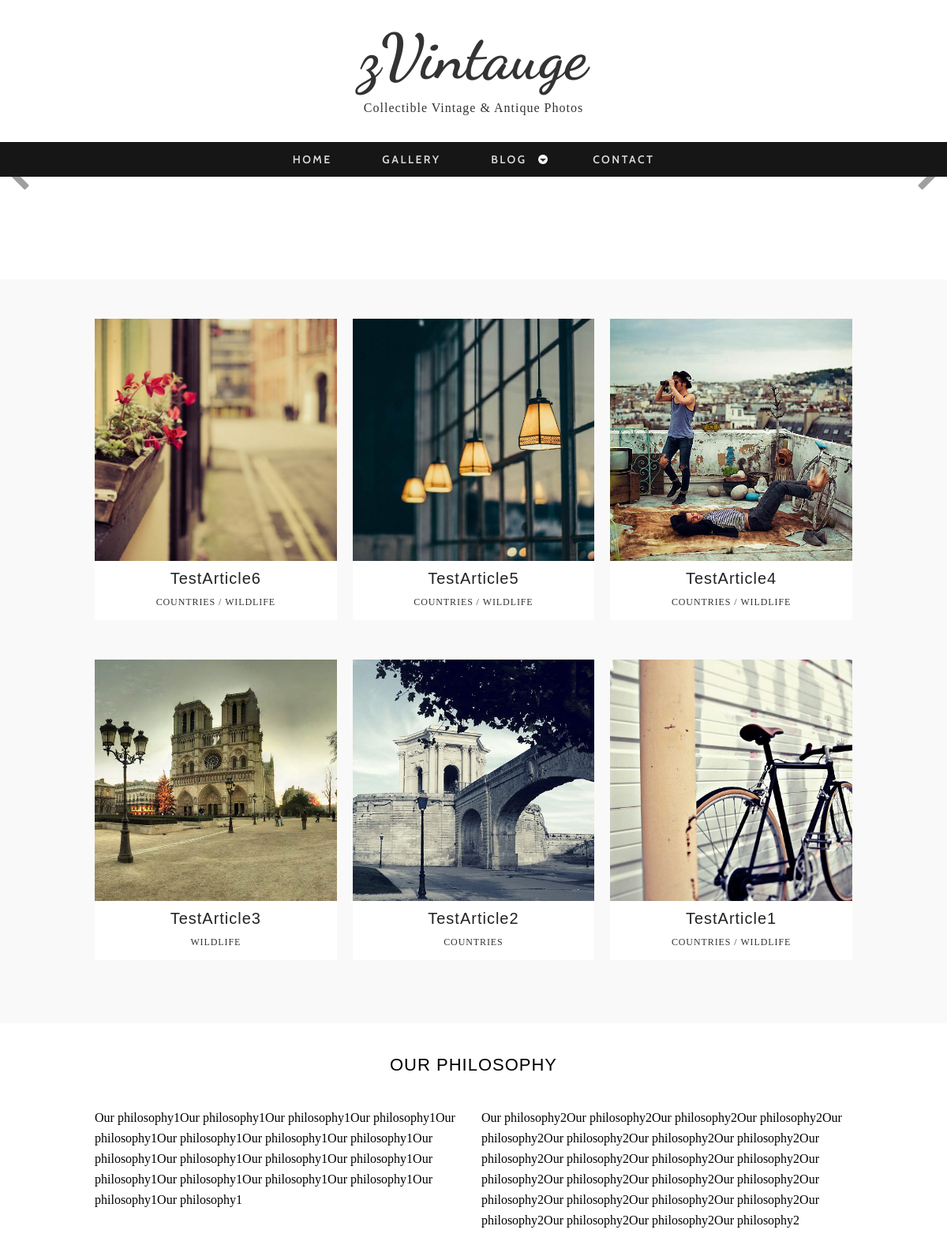
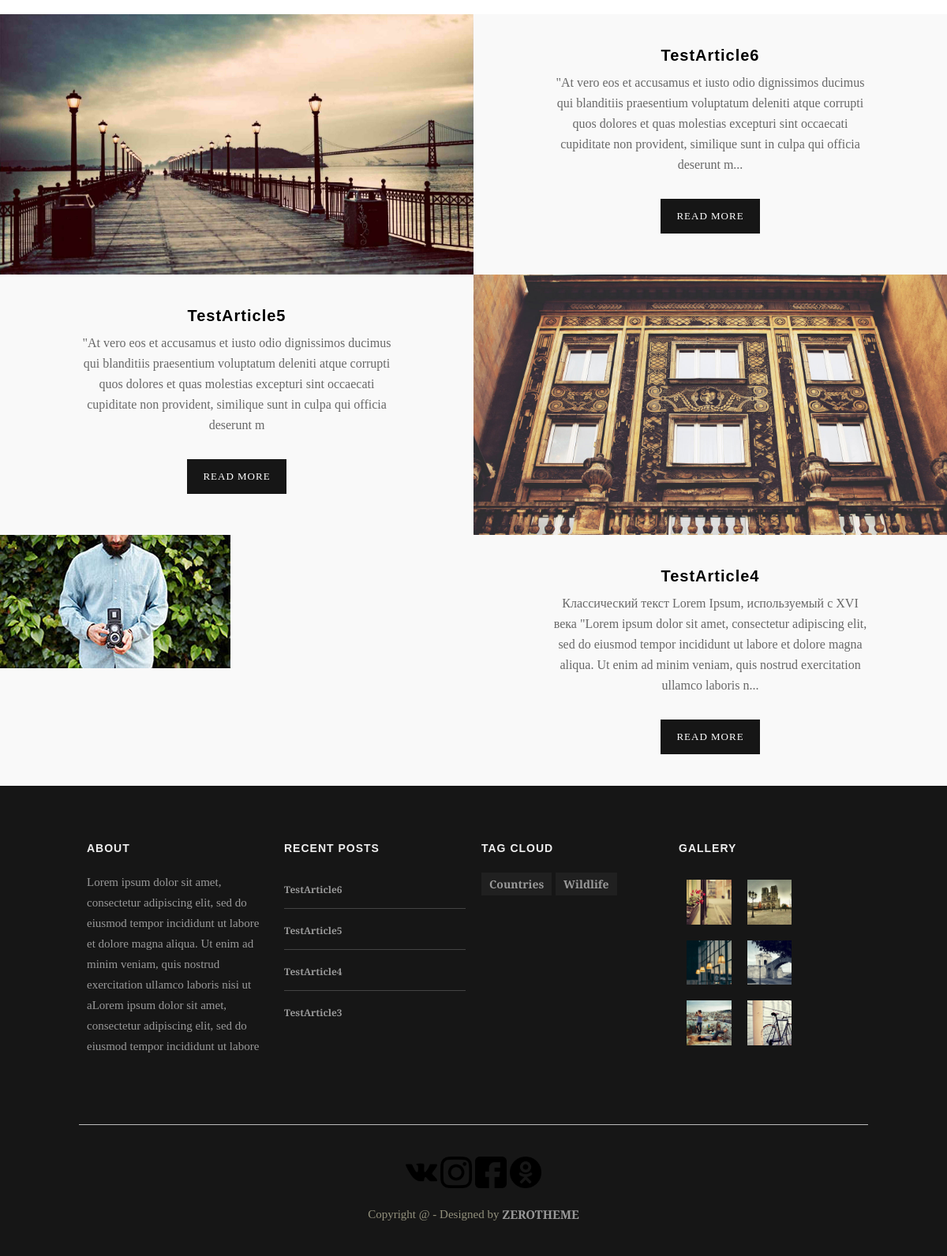
The page / on the database its author committed (2 pictures, top to bottom).
### blog/models.py (models this page shows, shortened)
class Article(models.Model):
	category = models.ManyToManyField(
		Category,
		related_name='article'
	)
	create_at = models.DateTimeField(auto_now_add=True)
	author = models.ForeignKey(
		User,
		related_name='articles',
		on_delete=models.CASCADE
	)
	tags = models.ManyToManyField(
		Tags,
		related_name='article'
	)
	title = models.CharField(max_length=150)
	image = models.ImageField(upload_to='articles/')
	gallery_img1 = models.ImageField(upload_to='articles/gallery_img', default='')
	gallery_img2 = models.ImageField(upload_to='articles/gallery_img', default='')
	text = models.TextField()
	slug = models.SlugField(max_length=200, default='', unique=True)
	def get_absolute_url(self):
		context = self.category.all()
		cat_slug = str(context[0]).lower()
		return reverse('article_detail', kwargs={'slug': cat_slug, 'article_slug': self.slug})

class Tags(models.Model):
	name = models.CharField(max_length=50)
	slug = models.SlugField(max_length=100)

### contact/models.py (models this page shows, shortened)
class OurPhilosophy(models.Model):
	name = models.CharField(max_length=100, default='Our Philosophy')
	par1 = models.TextField()
	par2 = models.TextField()

class About(models.Model):
	name = models.CharField(max_length=100, default='About')
	main_about = RichTextField(max_length=500)
	footer_about = models.TextField(max_length=300)

class Social(models.Model):
	name = models.CharField(max_length=50)
	url = models.URLField()
	icon = models.ImageField(upload_to='social/')

### blog/views.py (the view)
# urls.py: path('', views.HomeView.as_view(), name='home'),
class HomeView(ListView):
	model = Article
	template_name = 'blog/home.html'
	paginate_by = 3

### blog/models.py (called while the page is built)
	def __str__(self):
		return self.name

### blog/templatetags/menu_tags.py (called while the page is built)
def get_all_categories():
	return Category.objects.all()

@register.inclusion_tag('blog/include/tags/top_menu.html')
def get_categories():
	cats = get_all_categories()
	return {'list_of_cats': cats}

@register.simple_tag()
def get_last_nine_articles():
	return Article.objects.prefetch_related(Prefetch('category', queryset=Category.objects.select_related('parent'))).order_by('-id')[:9]

@register.simple_tag()
def get_last_four_articles():
	return Article.objects.prefetch_related('tags', 'category').order_by('-id')[:4]

@register.simple_tag()
def get_tags():
	return Tags.objects.all()

@register.simple_tag()
def get_last_three_articles():
	return Article.objects.prefetch_related('tags','category').order_by('-id')[:3]

@register.inclusion_tag('blog/include/tags/gallery_tag.html')
def get_gallery():
	articles = Article.objects.prefetch_related('tags', 'category').order_by('-id')[:6]
	return {'article_list': articles}

### contact/templatetags/social_tags.py (called while the page is built)
@register.simple_tag()
def get_philosophy():
	return OurPhilosophy.objects.last()

@register.simple_tag()
def get_about():
	return About.objects.last()

@register.simple_tag()
def get_socials():
	return Social.objects.all()

### gallery/templatetags/gallery_tags.py (called while the page is built)
@register.inclusion_tag('gallery/include/tags/slider_tag.html')
def get_slider():
	photos = GalleryPhoto.objects.all()
	return {'photos': photos}

### templates/blog/home.html (shortened to what this page needs)
{% extends 'base.html' %}
{% load menu_tags social_tags gallery_tags static cache %}
{% block content %}
{% cache 60 home %}
<section id="container">
	<div class="wrap-container">
		<section class="content-box box-1">
			<div class="zerogrid">
				<div class="wrap-box">
				</div>
			</div>
		</section>
		{% get_gallery %}
		<section class="content-box box-3">
			<div class="zerogrid">
				{% get_philosophy as philo %}
				<div class="wrap-box">
					<div class="box-header">
						<h2>{{ philo.name|upper }}</h2>
					</div>
					<div class="box-content">
						<div class="row">
							<div class="col-1-2">
								<div class="wrap-col">
									<p>{{ philo.par1 }}</p>
								</div>
							</div>
							<div class="col-1-2">
								<div class="wrap-col">
									<p>{{ philo.par2 }}</p>
								</div>
							</div>
						</div>
					</div>
				</div>
			</div>
		</section>
		<section class="content-box box-style-1 box-4">
			<div class="zerogrid" style="width: 100%">
				<div class="wrap-box">
					{% get_last_three_articles as article_list %}
					{% for article in article_list %}
						{% if forloop.counter == 2 %}
							<div class="row">
								<article>
									<div class="col-1-2 f-right">
										<img src="{{ article.image.url }}" alt="">
									</div>
									<div class="col-1-2">
										<div class="entry-content t-center">
											<h3>{{ article.title }}</h3>
											<p>{{ article.text|slice:"250" }}</p>
											<a class="button" href="{{ article.get_absolute_url }}">Read More</a>
										</div>
									</div>
								</article>
							</div>
						{% else %}
							<div class="row">
								<article>
									<div class="col-1-2">
										<img src="{{ article.image.url }}" alt="ta1">
									</div>
									<div class="col-1-2">
										<div class="entry-content t-center">
											<h3>{{ article.title }}</h3>
											<p>{{ article.text|slice:"250" }}...</p>
											<a class="button" href="{{ article.get_absolute_url }}">Read More</a>
										</div>
									</div>
								</article>
							</div>
						{% endif %}
					{% endfor %}
				</div>
			</div>
		</section>
	</div>
</section>
{% endcache %}
{% endblock content %}

### templates/base.html (shortened to what this page needs)
<!DOCTYPE html>
{% load static %}
<html lang="en">
<head>
  	<link rel="stylesheet" href="{% static 'css/zerogrid.css' %}">
	<link rel="stylesheet" href="{% static 'css/style.css' %}">
    <link href="{% static 'font-awesome/css/font-awesome.min.css' %}" rel="stylesheet" type="text/css">
	<link rel="stylesheet" href="{% static 'css/menu.css' %}">
    <link href="{% static 'owl-carousel/owl.carousel.css' %}" rel="stylesheet">
</head>
<body class="home-page">
	<div class="wrap-body">
		{% include 'header.html' %}
		{% block content %}
		{% endblock content %}
		{% include 'footer.html' %}
	</div>
</body>
</html>

### templates/header.html (shortened to what this page needs)
{% load menu_tags cache %}
{% cache 5000 header %}
<header class="">
	<div class="logo">
		<a href="/">zVintauge</a>
		<span>Collectible Vintage & Antique Photos</span>
	</div>
	<div id="cssmenu" class="align-center">
		<ul>
			<li><a href="{% url 'home' %}"><span>Home</span></a></li>
			<li><a href="{% url 'gallery' %}"><span>Gallery</span></a></li>
			<li class="has-sub"><a href="{% url 'article_list_all' %}"><span>Blog</span></a>
			</li>
			<li class="last"><a href="{% url 'contact' %}"><span>Contact</span></a></li>
		</ul>
	</div>
</header>
{% endcache %}

### templates/blog/include/tags/top_menu.html (shortened to what this page needs)
{% load mptt_tags %}

### templates/blog/include/tags/gallery_tag.html (shortened to what this page needs)
{% load menu_tags %}
<section class="content-box box-style-1 box-2">
	<div class="zerogrid">
		<div class="wrap-box">
			<div class="row">
				{% for article in article_list %}
					{% if forloop.counter < 4 %}
						<div class="col-1-3">
							<div class="wrap-col">
								<article>
									<div class="post-thumbnail-wrap">
										<a href="{{ article.get_absolute_url }}" class="portfolio-box">
										</a>
									</div>
									<div class="entry-header ">
										<h3 class="entry-title">{{ article.title }}</h3>
										<div class="l-tags">
											{% for tag in article.tags.all %}
												{% if forloop.last %}
													<a href="#">{{ tag.name }}</a>
												{% else %}
													<a href="#">{{ tag.name }}</a> /
												{% endif %}
											{% endfor %}
										</div>
									</div>
								</article>
							</div>
						</div>
					{% endif %}
				{% endfor %}
			</div>
			<div class="row">
				{% for article in article_list %}
					{% if forloop.counter > 3 and forloop.counter < 7 %}
						<div class="col-1-3">
							<div class="wrap-col">
								<article>
									<div class="post-thumbnail-wrap">
										<a href="{{ article.get_absolute_url }}" class="portfolio-box">
										</a>
									</div>
									<div class="entry-header ">
										<h3 class="entry-title">{{ article.title }}</h3>
										<div class="l-tags">
											{% for tag in article.tags.all %}
												{% if forloop.last %}
													<a href="#">{{ tag.name }}</a>
												{% else %}
													<a href="#">{{ tag.name }}</a> /
												{% endif %}
											{% endfor %}
										</div>
									</div>
								</article>
							</div>
						</div>
					{% endif %}
				{% endfor %}
			</div>
		</div>
	</div>
</section>

### templates/footer.html (shortened to what this page needs)
{% load menu_tags social_tags cache %}
{% cache 5000 footer %}
<footer>
	<div class="zerogrid wrap-footer">
		{% get_about as about %}
		<div class="row">
			<div class="col-1-4 col-footer-1">
				<div class="wrap-col">
					<h3 class="widget-title">{{ about.name }}</h3>
					<p>
						{{ about.footer_about }}
					</p>
				</div>
			</div>
			<div class="col-1-4 col-footer-2">
				<div class="wrap-col">
					<h3 class="widget-title">Recent Posts</h3>
					{% get_last_four_articles as article_list1 %}
					<ul>
						{% for article in article_list1 %}
							{% if forloop.counter < 5 %}
								<li><a href="{{ article.get_absolute_url }}">{{ article.title }}</a></li>
							{% endif %}
						{% endfor %}
					</ul>
				</div>
			</div>
			<div class="col-1-4 col-footer-3">
				<div class="wrap-col">
					{% get_tags as tags %}
					<h3 class="widget-title">Tag Cloud</h3>
					{% for tag in tags %}
						<a href="#">{{ tag.name }}</a>
					{% endfor %}
				</div>
			</div>
			<div class="col-1-4 col-footer-4">
				<div class="wrap-col">
					<h3 class="widget-title">Gallery</h3>
					<div class="row">
						{% get_last_nine_articles as article_list2 %}
						<div class="col-1-3">
							<div class="wrap-col">
								{% for article in article_list2 %}
									{% if forloop.counter < 4 %}
										<a href="{{ article.get_absolute_url }}"><img src="{{ article.gallery_img1.url }}"></a>
									{% endif %}
								{% endfor %}
							</div>
						</div>
						<div class="col-1-3">
							<div class="wrap-col">
								{% for article in article_list2 %}
									{% if forloop.counter > 3 and forloop.counter < 7 %}
										<a href="{{ article.get_absolute_url }}"><img src="{{ article.gallery_img1.url }}"></a>
									{% endif %}
								{% endfor %}
							</div>
						</div>
						<div class="col-1-3">
						</div>
					</div>
				</div>
			</div>
		</div>
	</div>
	<div class="zerogrid bottom-footer">
		<div class="row">
			{% get_socials as socials %}
			<div class="bottom-social">
				{% for item in socials %}
					<a href="{{ item.url }}"><img src="{{ item.icon.url }}" width="40px"></a>
				{% endfor %}
			</div>
		</div>
		<div class="copyright">
			Copyright @ - Designed by <a href="https://www.zerotheme.com">ZEROTHEME</a>
		</div>
	</div>
</footer>
{% endcache %}

### static/css/zerogrid.css (style rules this page uses)
.zerogrid { width: 1000px; position: relative; margin: 0 auto; padding: 0px; }
.zerogrid:after { content: "\0020"; display: block; height: 0; clear: both; visibility: hidden; }
.zerogrid .f-right { float: right!important; }
.zerogrid .row:before,.row:after { content: '\0020'; display: block; overflow: hidden; visibility: hidden; width: 0; height: 0; }
.zerogrid .row:after { clear: both; }
.zerogrid .row { zoom: 1; }
.zerogrid .wrap-col { margin:10px; }
.zerogrid .col-1-2, .zerogrid .col-1-3, .zerogrid .col-2-3, .zerogrid .col-1-4, .zerogrid .col-2-4, .zerogrid .col-3-4, .zerogrid .col-1-5, .zerogrid .col-2-5, .zerogrid .col-3-5, .zerogrid .col-4-5, .zerogrid .col-1-6, .zerogrid .col-2-6, .zerogrid .col-3-6, .zerogrid .col-4-6, .zerogrid .col-5-6 { float:left; display: inline-block; }
.zerogrid .col-1-2,.zerogrid .col-1-2-fixed { width:50%; }
.zerogrid .col-1-3,.zerogrid .col-1-3-fixed { width:33.33%; }
.zerogrid .col-1-4,.zerogrid .col-1-4-fixed { width:25%; }

### static/css/menu.css (style rules this page uses)
#cssmenu { background: #161616; width: auto; padding: 0; line-height: 1; display: block; position: relative; font-family: 'Cabin', sans-serif; z-index: 9999; }
#cssmenu ul { list-style: none; margin: 0; padding: 0; display: block; }
#cssmenu ul:after, #cssmenu:after { content: " "; display: block; font-size: 0; height: 0; clear: both; visibility: hidden; }
#cssmenu ul li { margin: 0 10px; padding: 0; display: block; position: relative; }
#cssmenu ul li a { text-decoration: none; display: block; margin: 0; -webkit-transition: color .2s ease; -moz-transition: color .2s ease; -ms-transition: color .2s ease; -o-transition: color .2s ease; transition: color .2s ease; -webkit-box-sizing: border-box; -moz-box-sizing: border-box; box-sizing: border-box; }
#cssmenu > ul > li { float: left; }
#cssmenu.align-center > ul > li { float: none; display: inline-block; }
#cssmenu.align-center > ul { text-align: center; }
#cssmenu > ul > li:after { content: ""; display: block; position: absolute; width: 100%; height: 0; top: 0; z-index: 0; background: #ffffff; -webkit-transition: height .2s; -moz-transition: height .2s; -ms-transition: height .2s; -o-transition: height .2s; transition: height .2s; }
#cssmenu > ul > li.has-sub > a { padding-right: 40px; }
#cssmenu > ul > li.has-sub > a:after { display: block; content: ""; background: #fff; height: 12px; width: 12px; position: absolute; border-radius: 13px; right: 14px; top: 16px; }
#cssmenu > ul > li.has-sub > a:before { display: block; content: ""; border: 4px solid transparent; border-top-color: #333; z-index: 2; height: 0; width: 0; position: absolute; right: 16px; top: 21px; }
#cssmenu > ul > li > a { color: #ddd; padding: 15px 20px; font-weight: 600; letter-spacing: 2.5px; text-transform: uppercase; font-size: 14px; z-index: 2; position: relative; }
#cssmenu > ul > li > a { display: block; }
#cssmenu > ul > li { width: auto; }

### rows shown on the page
Article: title "TestArticle6", image (picture), text "\"At vero eos et accusamus et iusto odio dignissimos ducimus qui blanditiis praesentium voluptatum deleniti atque corrupti quos dolores et quas molestias excepturi sint occaecati cupiditate non provident, similique sunt in culpa qui officia deserunt m", gallery_img1 (picture)
Tags: name "COUNTRIES", name "Countries"
Tags: name "WILDLIFE", name "Wildlife"
Article: title "TestArticle5", image (picture), text "\"At vero eos et accusamus et iusto odio dignissimos ducimus qui blanditiis praesentium voluptatum deleniti atque corrupti quos dolores et quas molestias excepturi sint occaecati cupiditate non provident, similique sunt in culpa qui officia deserunt m", gallery_img1 (picture)
Article: title "TestArticle4", image (placeholder picture), text "Классический текст Lorem Ipsum, используемый с XVI века \"Lorem ipsum dolor sit amet, consectetur adipiscing elit, sed do eiusmod tempor incididunt ut labore et dolore magna aliqua. Ut enim ad minim veniam, quis nostrud exercitation ullamco laboris n", gallery_img1 (picture)
Article: title "TestArticle3", gallery_img1 (picture)
Article: title "TestArticle2", gallery_img1 (picture)
Article: title "TestArticle1", gallery_img1 (picture)
OurPhilosophy: name "OUR PHILOSOPHY", par1 "Our philosophy1Our philosophy1Our philosophy1Our philosophy1Our philosophy1Our philosophy1Our philosophy1Our philosophy1Our philosophy1Our philosophy1Our philosophy1Our philosophy1Our philosophy1Our philosophy1Our philosophy1Our philosophy1Our philosophy1Our philosophy1", par2 "Our philosophy2Our philosophy2Our philosophy2Our philosophy2Our philosophy2Our philosophy2Our philosophy2Our philosophy2Our philosophy2Our philosophy2Our philosophy2Our philosophy2Our philosophy2Our philosophy2Our philosophy2Our philosophy2Our philosophy2Our philosophy2Our philosophy2Our philosophy2Our philosophy2Our philosophy2Our philosophy2Our philosophy2"
About: name "ABOUT", footer_about "Lorem ipsum dolor sit amet, consectetur adipiscing elit, sed do eiusmod tempor incididunt ut labore et dolore magna aliqua. Ut enim ad minim veniam, quis nostrud exercitation ullamco laboris nisi ut aLorem ipsum dolor sit amet, consectetur adipiscing elit, sed do eiusmod tempor incididunt ut labore"
Social: icon (picture)
Social: icon (picture)
Social: icon (picture)
Social: icon (picture)
